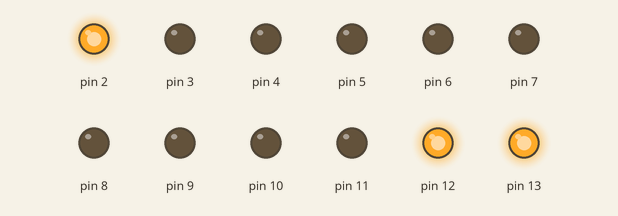
Bench run of a sketch on a simulated Arduino Uno, built with avr-gcc and run on an emulated ATmega328P. Parts: output pins drawn as LEDs (lit = HIGH).

Above: at 0.1 s.
At 4.1 s:
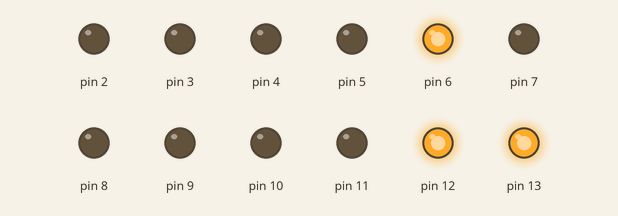
At 9.1 s:
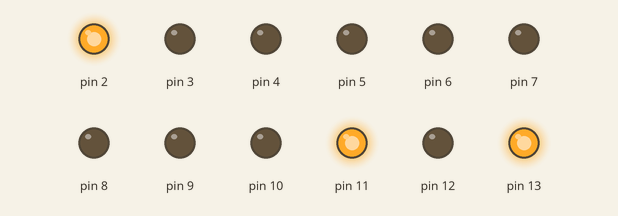
At 19.1 s:
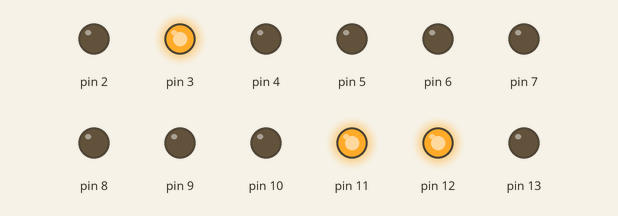
At 29.1 s:
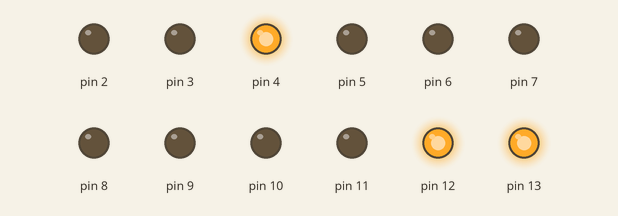
At 39.1 s:
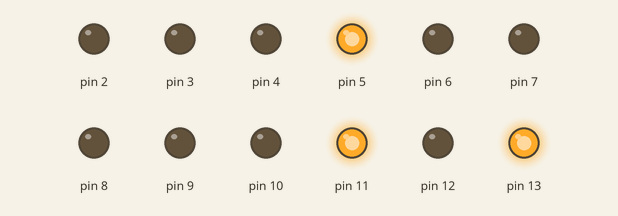
Timing chart, 0 to 40.0 s (numbered marks = the images above):
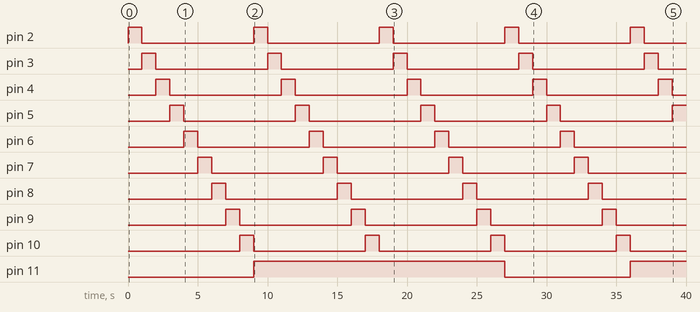

The sketch:

zad2.ino
```cpp
void setup() {
  for(int i = 2; i <= 13; i++){
    pinMode(i, OUTPUT);
    if(i > 10){
      digitalWrite(i, HIGH);
    }
  }
}

void loop() {
  for(int i = 11; i <= 13; i++){
    digitalWrite(i, LOW);
    for(int j = 2; j <= 10; j++){
      digitalWrite(j, HIGH);
      delay(1000);
      digitalWrite(j, LOW);
    }
    digitalWrite(i, HIGH);
  }
}
```

Measured:
- by itself, pin 2–10: alternates HIGH for 1.0 s and LOW for 8.0 s
- by itself, pin 11: LOW → HIGH at 9.0 s, → LOW 18.0 s later, → HIGH 9.0 s later
- by itself, pin 12: HIGH → LOW at 9.0 s, → HIGH 9.0 s later, → LOW 18.0 s later
- by itself, pin 13: HIGH → LOW at 18.0 s, → HIGH 9.0 s later
